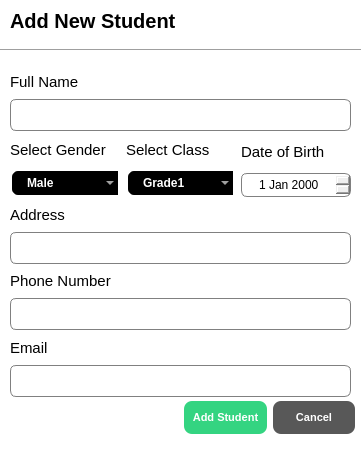
<?xml version="1.0" encoding="UTF-8"?>
<ui version="4.0">
 <class>StudentsDialog</class>
 <widget class="QDialog" name="StudentsDialog">
  <property name="geometry">
   <rect>
    <x>0</x>
    <y>0</y>
    <width>364</width>
    <height>451</height>
   </rect>
  </property>
  <property name="minimumSize">
   <size>
    <width>0</width>
    <height>0</height>
   </size>
  </property>
  <property name="windowTitle">
   <string>Dialog</string>
  </property>
  <property name="styleSheet">
   <string notr="true">QDialog{
	background-color:white ;
}
QLineEdit{
	border: 1px solid gray ;
	border-radius: 6px ;
	padding-left:15px;
	height:30px;
}
QDateEdit{
	border:1px solid gray ;
	border-radius: 6px ;
	padding-left:15px;
	height:22px;
}
QComboBox{
	border:2px solid white ;
	border-radius: 8px ;
	padding: 1px 18px 1px 3px ;
	background-color : balck ;
	color : white ; 
	height:22px;
	padding-left:15px;
	font-weight: bold;
	selection-background-color:#2980B9;
}</string>
  </property>
  <widget class="Line" name="line">
   <property name="geometry">
    <rect>
     <x>0</x>
     <y>40</y>
     <width>361</width>
     <height>20</height>
    </rect>
   </property>
   <property name="orientation">
    <enum>Qt::Horizontal</enum>
   </property>
  </widget>
  <widget class="QLabel" name="label">
   <property name="geometry">
    <rect>
     <x>10</x>
     <y>10</y>
     <width>171</width>
     <height>21</height>
    </rect>
   </property>
   <property name="font">
    <font>
     <family>Nirmala UI</family>
     <pointsize>15</pointsize>
     <weight>75</weight>
     <bold>true</bold>
    </font>
   </property>
   <property name="text">
    <string>Add New Student</string>
   </property>
  </widget>
  <widget class="QWidget" name="layoutWidget">
   <property name="geometry">
    <rect>
     <x>10</x>
     <y>70</y>
     <width>341</width>
     <height>327</height>
    </rect>
   </property>
   <layout class="QVBoxLayout" name="verticalLayout_2">
    <item>
     <layout class="QVBoxLayout" name="verticalLayout">
      <item>
       <widget class="QLabel" name="label_2">
        <property name="font">
         <font>
          <family>Nirmala UI</family>
          <pointsize>11</pointsize>
          <weight>50</weight>
          <bold>false</bold>
         </font>
        </property>
        <property name="text">
         <string>Full Name</string>
        </property>
       </widget>
      </item>
      <item>
       <widget class="QLineEdit" name="name_lineEdit"/>
      </item>
     </layout>
    </item>
    <item>
     <layout class="QHBoxLayout" name="horizontalLayout">
      <item>
       <layout class="QVBoxLayout" name="verticalLayout_5">
        <item>
         <widget class="QLabel" name="label_6">
          <property name="font">
           <font>
            <family>Nirmala UI</family>
            <pointsize>11</pointsize>
            <weight>50</weight>
            <bold>false</bold>
           </font>
          </property>
          <property name="text">
           <string>Select Gender</string>
          </property>
         </widget>
        </item>
        <item>
         <widget class="QComboBox" name="gender_comboBox">
          <item>
           <property name="text">
            <string>Male</string>
           </property>
          </item>
          <item>
           <property name="text">
            <string>Female</string>
           </property>
          </item>
         </widget>
        </item>
       </layout>
      </item>
      <item>
       <layout class="QVBoxLayout" name="verticalLayout_6">
        <item>
         <widget class="QLabel" name="label_7">
          <property name="font">
           <font>
            <family>Nirmala UI</family>
            <pointsize>11</pointsize>
            <weight>50</weight>
            <bold>false</bold>
           </font>
          </property>
          <property name="text">
           <string>Select Class</string>
          </property>
         </widget>
        </item>
        <item>
         <widget class="QComboBox" name="class_comboBox">
          <item>
           <property name="text">
            <string>Grade1</string>
           </property>
          </item>
          <item>
           <property name="text">
            <string>Grade2</string>
           </property>
          </item>
          <item>
           <property name="text">
            <string>Grade3</string>
           </property>
          </item>
          <item>
           <property name="text">
            <string>Grade 4</string>
           </property>
          </item>
          <item>
           <property name="text">
            <string>Grade 5</string>
           </property>
          </item>
          <item>
           <property name="text">
            <string>Grade 6</string>
           </property>
          </item>
          <item>
           <property name="text">
            <string>Grade 7</string>
           </property>
          </item>
         </widget>
        </item>
       </layout>
      </item>
      <item>
       <layout class="QVBoxLayout" name="verticalLayout_7">
        <item>
         <widget class="QLabel" name="label_8">
          <property name="font">
           <font>
            <family>Nirmala UI</family>
            <pointsize>11</pointsize>
            <weight>50</weight>
            <bold>false</bold>
           </font>
          </property>
          <property name="text">
           <string>Date of Birth</string>
          </property>
         </widget>
        </item>
        <item>
         <widget class="QDateEdit" name="dob_dateEdit"/>
        </item>
       </layout>
      </item>
     </layout>
    </item>
    <item>
     <layout class="QVBoxLayout" name="verticalLayout_8">
      <item>
       <widget class="QLabel" name="label_9">
        <property name="font">
         <font>
          <family>Nirmala UI</family>
          <pointsize>11</pointsize>
          <weight>50</weight>
          <bold>false</bold>
         </font>
        </property>
        <property name="text">
         <string>Address</string>
        </property>
       </widget>
      </item>
      <item>
       <widget class="QLineEdit" name="address_lineEdit"/>
      </item>
     </layout>
    </item>
    <item>
     <layout class="QVBoxLayout" name="verticalLayout_4">
      <item>
       <widget class="QLabel" name="label_5">
        <property name="font">
         <font>
          <family>Nirmala UI</family>
          <pointsize>11</pointsize>
          <weight>50</weight>
          <bold>false</bold>
         </font>
        </property>
        <property name="text">
         <string>Phone Number</string>
        </property>
       </widget>
      </item>
      <item>
       <widget class="QLineEdit" name="phone_lineEdit"/>
      </item>
     </layout>
    </item>
    <item>
     <layout class="QVBoxLayout" name="verticalLayout_9">
      <item>
       <widget class="QLabel" name="label_10">
        <property name="font">
         <font>
          <family>Nirmala UI</family>
          <pointsize>11</pointsize>
          <weight>50</weight>
          <bold>false</bold>
         </font>
        </property>
        <property name="text">
         <string>Email</string>
        </property>
       </widget>
      </item>
      <item>
       <widget class="QLineEdit" name="email_lineEdit"/>
      </item>
     </layout>
    </item>
   </layout>
  </widget>
  <widget class="QWidget" name="layoutWidget">
   <property name="geometry">
    <rect>
     <x>184</x>
     <y>400</y>
     <width>171</width>
     <height>35</height>
    </rect>
   </property>
   <layout class="QHBoxLayout" name="horizontalLayout_2">
    <item>
     <widget class="QPushButton" name="saveStudent_btn">
      <property name="maximumSize">
       <size>
        <width>16777215</width>
        <height>33</height>
       </size>
      </property>
      <property name="styleSheet">
       <string notr="true">QPushButton{
	background-color: #34D481;
	color:white ;
	border-radius:8px;
	font-weight:bold ;
	font-size: 11px ;
}
</string>
      </property>
      <property name="text">
       <string>Add Student</string>
      </property>
     </widget>
    </item>
    <item>
     <widget class="QPushButton" name="cancel_btn">
      <property name="minimumSize">
       <size>
        <width>0</width>
        <height>33</height>
       </size>
      </property>
      <property name="styleSheet">
       <string notr="true">QPushButton{
	background-color: #585858;
	color:white ;
	border-radius:8px;
	font-weight:bold ;
	font-size: 11px ;
}</string>
      </property>
      <property name="text">
       <string>Cancel</string>
      </property>
     </widget>
    </item>
   </layout>
  </widget>
 </widget>
 <resources/>
 <connections/>
</ui>
